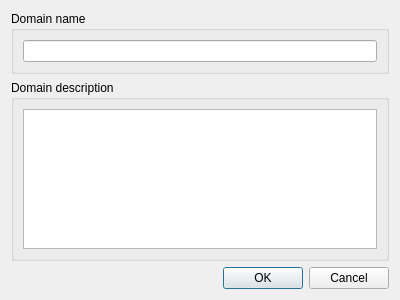
<?xml version="1.0" encoding="UTF-8"?>
<ui version="4.0">
 <class>DomainDescDialog</class>
 <widget class="QDialog" name="DomainDescDialog">
  <property name="geometry">
   <rect>
    <x>0</x>
    <y>0</y>
    <width>400</width>
    <height>300</height>
   </rect>
  </property>
  <property name="windowTitle">
   <string>Edit domain properties</string>
  </property>
  <layout class="QVBoxLayout" name="verticalLayout_3">
   <item>
    <widget class="QGroupBox" name="groupBox">
     <property name="title">
      <string>Domain name</string>
     </property>
     <layout class="QVBoxLayout" name="verticalLayout">
      <item>
       <widget class="QLineEdit" name="domainName"/>
      </item>
     </layout>
    </widget>
   </item>
   <item>
    <widget class="QGroupBox" name="groupBox_2">
     <property name="title">
      <string>Domain description</string>
     </property>
     <layout class="QVBoxLayout" name="verticalLayout_2">
      <item>
       <widget class="QTextEdit" name="domainDescription"/>
      </item>
     </layout>
    </widget>
   </item>
   <item>
    <widget class="QDialogButtonBox" name="buttonBox">
     <property name="orientation">
      <enum>Qt::Horizontal</enum>
     </property>
     <property name="standardButtons">
      <set>QDialogButtonBox::Cancel|QDialogButtonBox::Ok</set>
     </property>
    </widget>
   </item>
  </layout>
 </widget>
 <resources/>
 <connections>
  <connection>
   <sender>buttonBox</sender>
   <signal>accepted()</signal>
   <receiver>DomainDescDialog</receiver>
   <slot>accept()</slot>
   <hints>
    <hint type="sourcelabel">
     <x>248</x>
     <y>254</y>
    </hint>
    <hint type="destinationlabel">
     <x>157</x>
     <y>274</y>
    </hint>
   </hints>
  </connection>
  <connection>
   <sender>buttonBox</sender>
   <signal>rejected()</signal>
   <receiver>DomainDescDialog</receiver>
   <slot>reject()</slot>
   <hints>
    <hint type="sourcelabel">
     <x>316</x>
     <y>260</y>
    </hint>
    <hint type="destinationlabel">
     <x>286</x>
     <y>274</y>
    </hint>
   </hints>
  </connection>
 </connections>
</ui>
